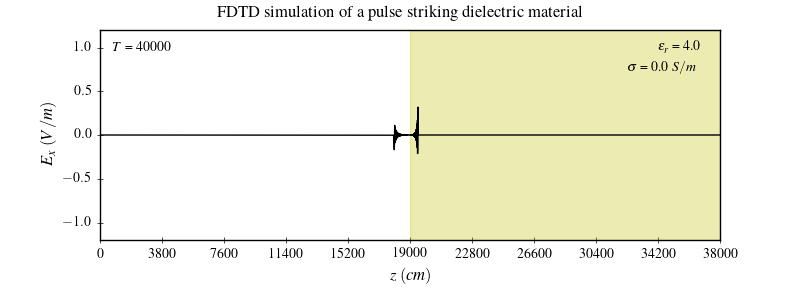

The Python source for this figure:
#!/usr/bin/env python
# File: test_2_2.py
# Name: D.Saravanan
# Date: 07/12/2021

""" Simulation of a pulse striking a dielectric medium and implements
the discrete Fourier transform with a Gaussian pulse as its source """

import matplotlib.pyplot as plt
import numpy as np
from numpy import pi, exp, hypot, sin, cos, arctan2
from collections import namedtuple
import time

plt.style.use("classic")
plt.style.use("../pyplot.mplstyle")


def visualize(ns: int, nx: int, epsr: float, sigma: float, nax: np.ndarray, ex: np.ndarray) -> None:
    fig, ax = plt.subplots(figsize=(8,3), gridspec_kw={"hspace":0.2})
    fig.suptitle(r"FDTD simulation of a pulse striking dielectric material")
    medium = np.where(1.0/nax-1)[0] if epsr > 1 else (1.0/nax-1)
    ax.plot(range(nx), ex, color="k", linewidth=1.0)
    ax.axvspan(medium[0], medium[-1], color="y", alpha=0.3)
    ax.set(xlim=(0, nx-1), ylim=(-1.2, 1.2))
    ax.set(xticks=range(0, nx+1, int(np.ceil(nx/500)*50)))
    ax.set(xlabel=r"$z\;(cm)$", ylabel=r"$E_x\;(V/m)$")
    ax.text(0.02, 0.90, rf"$T$ = {ns}", transform=ax.transAxes)
    ax.text(0.90, 0.90, rf"$\epsilon_r$ = {epsr}", transform=ax.transAxes)
    ax.text(0.85, 0.80, rf"$\sigma$ = {sigma} $S/m$", transform=ax.transAxes)
    plt.subplots_adjust(bottom=0.2, hspace=0.45)
    plt.savefig("test_2_2.png", dpi=100)


def amplitude(ns: int, nx: int, epsr: float, sigma: float, nax: np.ndarray, amp: np.ndarray) -> None:
    fig, ax = plt.subplots(figsize=(8,3), gridspec_kw={"hspace":0.2})
    fig.suptitle(r"The discrete Fourier transform with pulse as its source")
    medium = np.where(1.0/nax-1)[0] if epsr > 1 else (1.0/nax-1)
    ax.plot(range(nx), amp, color="k", linewidth=1.0)
    ax.axvspan(medium[0], medium[-1], color="y", alpha=0.3)
    ax.set(xlim=(0, nx-1), ylim=(-0.2, 2.2))
    ax.set(xticks=range(0, nx+1, int(np.ceil(nx/500)*50)))
    ax.set(xlabel=r"$z\;(cm)$", ylabel=r"$Amplitude$")
    ax.text(0.02, 0.90, rf"$T$ = {ns}", transform=ax.transAxes)
    ax.text(0.90, 0.90, rf"$\epsilon_r$ = {epsr}", transform=ax.transAxes)
    ax.text(0.85, 0.80, rf"$\sigma$ = {sigma} $S/m$", transform=ax.transAxes)
    plt.subplots_adjust(bottom=0.2, hspace=0.45)
    plt.savefig("test_amp_2_2.png", dpi=100)


medium = namedtuple('medium', (
    'nax', 'nbx',
))


ftrans = namedtuple('ftrans', (
    'r_pt', 'i_pt',
    'r_in', 'i_in',
))


def gaussian(t: int, t0: int, sigma: float) -> float:
    return np.exp(-0.5*((t - t0)/sigma)**2)


def fourier(t: int, nf: int, nx: int, dt: float, freq: np.ndarray, ex: np.ndarray, ft: ftrans) -> None:
    # calculate the Fourier transform of input source
    ft.r_in[0:nf] += cos(2*pi*freq[0:nf]*dt*t) * ex[10]
    ft.i_in[0:nf] -= sin(2*pi*freq[0:nf]*dt*t) * ex[10]
    # calculate the Fourier transform of Ex field
    ft.r_pt[0:nf,0:nx] += cos(2*pi*freq[0:nf]*dt*t) * ex[0:nx]
    ft.i_pt[0:nf,0:nx] -= sin(2*pi*freq[0:nf]*dt*t) * ex[0:nx]


def dxfield(t: int, nx: int, dx: np.ndarray, hy: np.ndarray) -> None:
    # calculate the electric flux density Dx
    dx[1:nx] += 0.5 * (hy[0:nx-1] - hy[1:nx])
    # put a Gaussian pulse at the low end
    dx[1] += gaussian(t, 50, 10.0)


def exfield(nx: int, md: medium, dx: np.ndarray, ix: np.ndarray, ex: np.ndarray) -> None:
    # calculate the Ex field from Dx
    ex[1:nx] = md.nax[1:nx] * (dx[1:nx] - ix[1:nx])
    ix[1:nx] += md.nbx[1:nx] * ex[1:nx]


def hyfield(nx: int, ex: np.ndarray, hy: np.ndarray, bc: np.ndarray) -> None:
    # absorbing boundary conditions
    ex[0], bc[0], bc[1] = bc[0], bc[1], ex[1]
    ex[nx-1], bc[3], bc[2] = bc[3], bc[2], ex[nx-2]
    # calculate the Hy field
    hy[0:nx-1] += 0.5 * (ex[0:nx-1] - ex[1:nx])


def dielectric(nx: int, dt: float, epsr: float, sigma: float) -> medium:
    md = medium(
        nax = np.full(nx, 1.0, dtype=np.float32),
        nbx = np.full(nx, 0.0, dtype=np.float32),
    )
    eps0: float = 8.854e-12  # vacuum permittivity (F/m)
    md.nax[nx//2:] = 1/(epsr + sigma*dt/eps0)
    md.nbx[nx//2:] = sigma*dt/eps0
    return md


def main():

    nx: int = 38000  # number of grid points
    ns: int = 40000  # number of time steps

    dx = np.zeros(nx, dtype=np.float32)
    ex = np.zeros(nx, dtype=np.float32)
    ix = np.zeros(nx, dtype=np.float32)
    hy = np.zeros(nx, dtype=np.float32)

    bc = np.zeros(4, dtype=np.float32)

    ds: float = 0.01  # spatial step (m)
    dt: float = ds/6e8  # time step (s)
    epsr: float = 4.0  # relative permittivity
    sigma: float = 0.0  # conductivity (S/m)
    md: medium = dielectric(nx, dt, epsr, sigma)

    # frequency 100 MHz, 200 MHz, 500 MHz
    freq = np.array(([100e6], [200e6], [500e6]), dtype=np.float32)
    nf: int = len(freq)  # number of frequencies

    ft = ftrans(
        r_pt = np.zeros((nf, nx), dtype=np.float32),
        i_pt = np.zeros((nf, nx), dtype=np.float32),
        r_in = np.zeros((nf, 1), dtype=np.float32),
        i_in = np.zeros((nf, 1), dtype=np.float32),
    )

    amplt = np.zeros((nf, nx), dtype=np.float32)
    phase = np.zeros((nf, nx), dtype=np.float32)

    stime = time.perf_counter()

    for t in np.arange(1, ns+1).astype(np.int32):
        dxfield(t, nx, dx, hy)
        exfield(nx, md, dx, ix, ex)
        fourier(t, nf, nx, dt, freq, ex, ft)
        hyfield(nx, ex, hy, bc)

    # calculate the amplitude and phase at each frequency
    amplt = 1/hypot(ft.r_in,ft.i_in) * hypot(ft.r_pt,ft.i_pt)
    phase = arctan2(ft.i_pt,ft.r_pt) - arctan2(ft.i_in,ft.r_in)

    ntime = time.perf_counter()
    print(f"Total compute time on CPU: {ntime - stime:.3f} s")

    print(ex[0:50])
    visualize(ns, nx, epsr, sigma, md.nax, ex)
    amplitude(ns, nx, epsr, sigma, md.nax, amplt[2])


if __name__ == "__main__":
    main()
